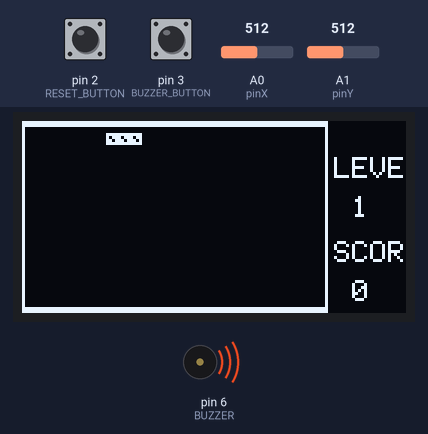
This sketch was run on a simulated Arduino Uno, built with avr-gcc and run on an emulated ATmega328P. Parts: 128×64 one-colour display, buzzer (waves = sounding). The test bench sets the inputs (shaded band); at power-on: A0 (pinX) = 512, pin 2 (RESET_BUTTON) HIGH, pin 3 (BUZZER_BUTTON) HIGH, A1 (pinY) = 512. Random numbers use the default seed unless the sketch sets one.

Above: at 1.2 s.
1.3 s: A0 (pinX) set to 810
At 1.8 s:
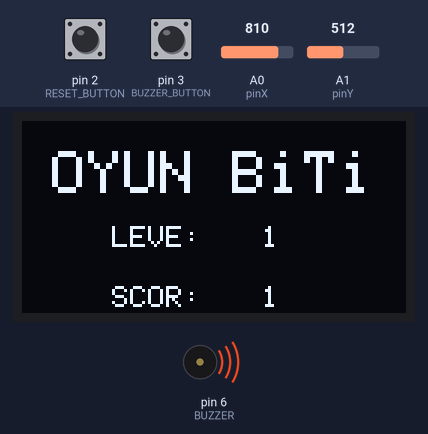
3.8 s: pin 2 (RESET_BUTTON) pulled LOW for 1 s
At 4.87 s:
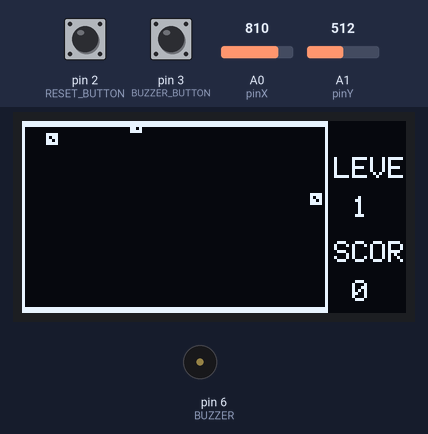
6.3 s: pin 2 (RESET_BUTTON) pulled LOW for 1 s
At 7.0 s:
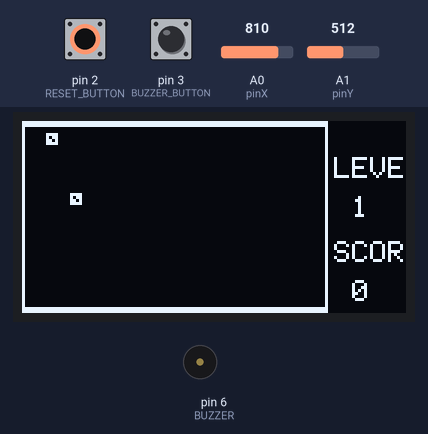
Timing chart, 0 to 14.8 s (numbered marks = the images above; inputs shaded):
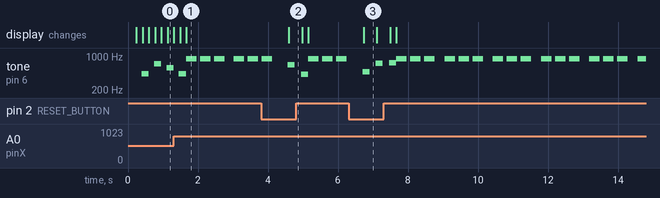

The sketch:

ylnbuzer.ino
```cpp
#include <Wire.h>
#include <Adafruit_GFX.h>
#include <Adafruit_SSD1306.h>

Adafruit_SSD1306 oled(128, 64, &Wire, -1);

#define RIGHT 0
#define LEFT  1
#define UP    2
#define DOWN  3

// Joystick Pinleri ve Butonlar
#define pinX  A0
#define pinY  A1
#define RESET_BUTTON 2
#define BUZZER 6
#define BUZZER_BUTTON 3

int valueX = 0;
int valueY = 0;
bool buzzerEnabled = true;  // Buzzer başlangıçta açık
unsigned long lastButtonPress = 0;

// Snake Değişkenleri
const uint8_t block[] PROGMEM = {
  0xf0, // B11110000
  0xb0, // B10110000
  0xd0, // B11010000
  0xf0  // B11110000
};

uint8_t snake_head_x = 4;
uint8_t snake_head_y = 4;
uint8_t x[100], y[100];
uint8_t snake_len = 2;
uint8_t snake_dir = RIGHT;
uint8_t food_x, food_y;
bool food_eaten = true, game_over = false;
int score = 0, level = 1, snake_speed = 50, i;

void resetGame() { // oyunu sıfırlama
  snake_head_x = 4;
  snake_head_y = 4;
  snake_len = 2;
  snake_dir = RIGHT;
  score = 0;
  level = 1;
  snake_speed = 150;
  food_eaten = true;
  game_over = false;
}

void keyScan() { //joystick kontrolü ve atamaları
  static unsigned char keyUp = 1;
  valueX = analogRead(pinX);
  valueY = analogRead(pinY);

  if (keyUp && ((valueX <= 200) || (valueX >= 800) || (valueY <= 200) || (valueY >= 800))) {
    delay(10);
    keyUp = 0;

    if (valueX <= 200 && snake_dir != UP) snake_dir = DOWN;
    else if (valueX >= 800 && snake_dir != DOWN) snake_dir = UP;
    else if (valueY <= 200 && snake_dir != RIGHT) snake_dir = LEFT;
    else if (valueY >= 800 && snake_dir != LEFT) snake_dir = RIGHT;
  } else if ((valueX > 200 && valueX < 800) && (valueY > 200 && valueY < 800)) {
    keyUp = 1;
  }
}

void draw_snake(int x, int y) { // yılanın her bir parçasını ekrana çizer
  oled.drawBitmap(x, y, block, 4, 4, 1);
}

void show_score(int x, int y, int data) { // score board
  oled.setCursor(x, y);
  oled.println(data);
}

void screen() {  // ekranda bulunan ögelerin çizimi
  oled.clearDisplay();
  oled.setTextSize(1);
  oled.drawRect(0, 1, 102, 62, 1);
  oled.drawRect(0, 0, 102, 64, 1);

  oled.setCursor(104, 12); oled.println("LEVE");
  oled.setCursor(104, 40); oled.println("SCOR");
  show_score(110, 25, level);
  show_score(110, 53, score);

  for (i = 0; i < snake_len; i++) {
    draw_snake(x[i], y[i]);
  }
  draw_snake(food_x, food_y);
  oled.display();
}

void draw_food() {  //yemek için deişkenler
  if (food_eaten) {
    bool valid_food = false;
    while (!valid_food) {
      valid_food = true;
      food_x = (uint8_t)(random(4, 100) / 4) * 4;
      food_y = (uint8_t)(random(4, 60) / 4) * 4;
      for (int i = 0; i < snake_len; i++) {
        if (food_x == x[i] && food_y == y[i]) valid_food = false;
      }
    }
    food_eaten = false;
  }
}

void snake_move() {  //yemek yiyince yılanın artması ve hareket
  switch (snake_dir) {
    case RIGHT: snake_head_x += 4; break;
    case UP: snake_head_y -= 4; break;
    case LEFT: snake_head_x -= 4; break;
    case DOWN: snake_head_y += 4; break;
  }

  if (snake_head_x == food_x && snake_head_y == food_y) {
    food_eaten = true;
    snake_len++;
    score++;
    level = score / 5 + 1;
    snake_speed = max(50, 150 - level * 10);
  }

  for (i = snake_len - 1; i > 0; i--) {
    x[i] = x[i - 1];
    y[i] = y[i - 1];
  }
  x[0] = snake_head_x;
  y[0] = snake_head_y;
  check_snake_die();
}

void check_snake_die() { // yılanın ölümü ve oyun bitti kontrolü
  if (snake_head_x < 4 || snake_head_x > 96 || snake_head_y < 1 || snake_head_y > 56) game_over = true;
  for (int i = 1; i < snake_len; i++) {
    if (snake_head_x == x[i] && snake_head_y == y[i]) game_over = true;
  }
}

void draw_game_over() { //oyunun bitişi skor tablosu
  oled.clearDisplay();
  oled.setTextSize(2);
  oled.setCursor(10, 10);
  oled.println("OYUN BiTi");

  oled.setTextSize(1);
  oled.setCursor(30, 35); oled.println("LEVE:");
  oled.setCursor(30, 55); oled.println("SCOR:");
  show_score(80, 35, level);
  show_score(80, 55, score);
  oled.display();
}

void playInGameMelody() { // buzzer kısmı
  static unsigned long lastToneTime = 0;
  unsigned long currentTime = millis();

  if (currentTime - lastToneTime > 300) {  // Melodi döngüsü
    lastToneTime = currentTime;
    tone(BUZZER, random(400, 800), 200);  // Rastgele frekansta kısa melodiler
  }
}

void playGameOverMelody() {
  for (int i = 0; i < 3; i++) {
    tone(BUZZER, 880, 300);
    delay(400);
  }
  noTone(BUZZER);
}

void setup() {
  pinMode(RESET_BUTTON, INPUT_PULLUP);
  pinMode(BUZZER_BUTTON, INPUT_PULLUP);
  oled.begin(SSD1306_SWITCHCAPVCC, 0x3C);
  oled.setTextColor(WHITE);
  randomSeed(analogRead(3));
  resetGame();
}

void loop() {
  if (digitalRead(RESET_BUTTON) == LOW) {
    resetGame();
    delay(200);
  }

  if (digitalRead(BUZZER_BUTTON) == LOW && millis() - lastButtonPress > 300) {
    buzzerEnabled = !buzzerEnabled;  // Buzzer durumunu değiştir
    lastButtonPress = millis();
  }

  if (!game_over) {
    if (buzzerEnabled) {
      playInGameMelody();
    } else {
      noTone(BUZZER);
    }
  }

  if (game_over) {
    draw_game_over();
    if (buzzerEnabled) playGameOverMelody();
  } else {
    keyScan();
    snake_move();
    draw_food();
    screen();
  }

  delay(snake_speed);
}
```

Measured:
- after the input at 3.8 s, the display: changes after 0.80 s (image 2)
- after the input at 6.3 s, the display: changes after 0.43 s (image 3)
- by itself, tone on pin 6 (BUZZER): plays 475 Hz for 0.20 s, 707 Hz for 0.20 s, 725 Hz for 0.21 s, 880 Hz for 0.30 s, 880 Hz for 0.30 s, 880 Hz for 0.30 s … (19 notes in this stretch)
